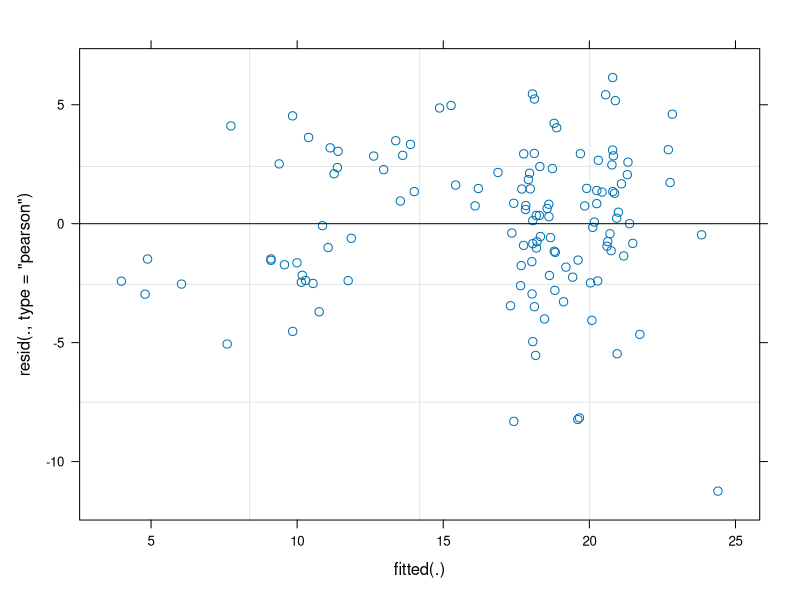
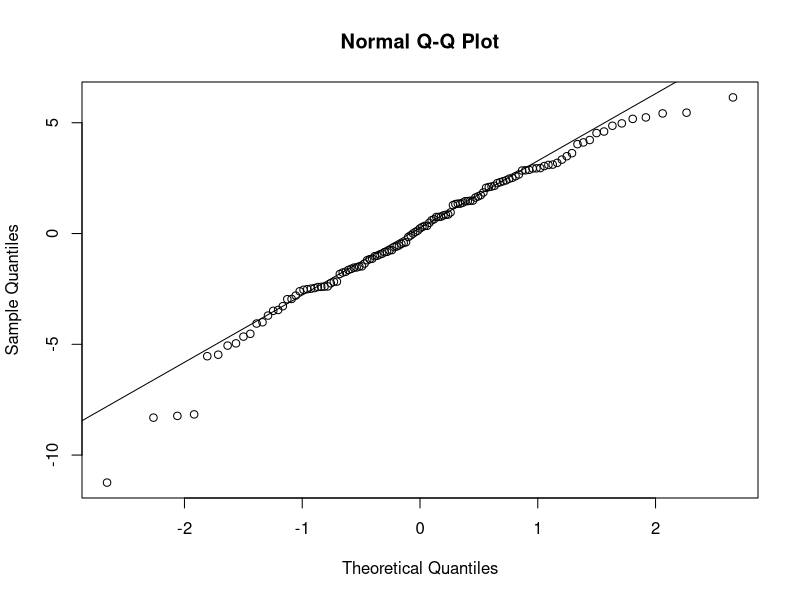
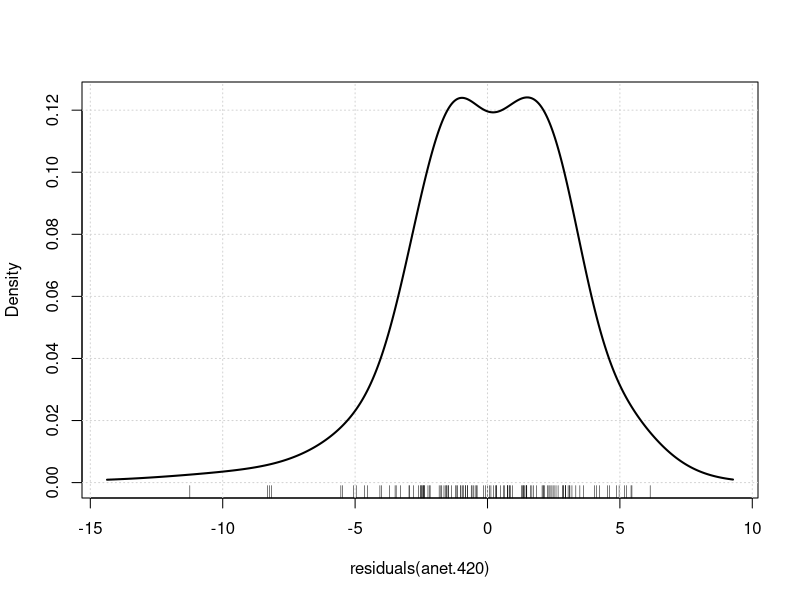

Write the R code that produced these figures, in order. (Note: this script raises an error after producing the figures.)
##########################################################################
## Load libraries and import data
##########################################################################
# Libraries
library(tidyverse)
library(lme4)
library(car)
library(emmeans)
library(multcomp)

# Turn off digit rounding in emmean args
emm_options(opt.digits = FALSE)

# Read in compiled data file
df <- read.csv("../data_sheets/NxCO2xI_compiled_datasheet.csv") %>%
  mutate(n.trt = as.numeric(n.trt),
         inoc = factor(inoc, levels = c("no.inoc", "inoc")),
         co2 = factor(co2, levels = c("amb", "elv")),
         co2.inoc = str_c(co2, "_", inoc),
         nod.root.ratio = nodule.biomass / root.biomass,
         pnue.growth = anet.growth / (narea / 14),
         lar = tla / total.biomass,
         lmf = leaf.biomass / total.biomass,
         smf = stem.biomass / total.biomass,
         rmf = root.biomass / total.biomass) %>%
  filter(inoc == "inoc" | (inoc == "no.inoc" & nod.root.ratio < 0.05))

##########################################################################
## Narea - Anet,420
##########################################################################
anet.420 <- lmer(anet ~ co2 * inoc * narea + (1|rack:co2), data = df)

# Check model assumptions
plot(anet.420)
qqnorm(residuals(anet.420))
qqline(residuals(anet.420))
densityPlot(residuals(anet.420))
shapiro.test(residuals(anet.420))
outlierTest(anet.420)

# Model results
summary(anet.420)
Anova(anet.420)
r.squaredGLMM(anet.420)

# Pairwise comparisons
test(emtrends(anet.420, pairwise~co2, "narea"))
test(emtrends(anet.420, pairwise~inoc, "narea"))
cld(emtrends(anet.420, pairwise~co2*inoc, "narea"))

##########################################################################
## Narea - Anet,420
##########################################################################
anet.gc <- lmer(anet.growth ~ co2 * inoc * narea + (1|rack:co2), data = df)

# Check model assumptions
plot(anet.gc)
qqnorm(residuals(anet.gc))
qqline(residuals(anet.gc))
densityPlot(residuals(anet.gc))
shapiro.test(residuals(anet.gc))
outlierTest(anet.gc)

# Model results
summary(anet.gc)
Anova(anet.gc)
r.squaredGLMM(anet.gc)

# Pairwise comparisons
test(emtrends(anet.gc, pairwise~inoc, "narea"))

##########################################################################
## Vcmax25
##########################################################################
vcmax <- lmer(vcmax25 ~ co2 * inoc * narea + (1|rack:co2), data = df)

# Check model assumptions
plot(vcmax)
qqnorm(residuals(vcmax))
qqline(residuals(vcmax))
densityPlot(residuals(vcmax))
shapiro.test(residuals(vcmax))
outlierTest(vcmax)

# Model results
summary(vcmax)
Anova(vcmax)
r.squaredGLMM(vcmax)

# Pairwise comparisons
test(emtrends(vcmax, pairwise~inoc, "narea"))
test(emtrends(vcmax, pairwise~co2*inoc, "narea"))
